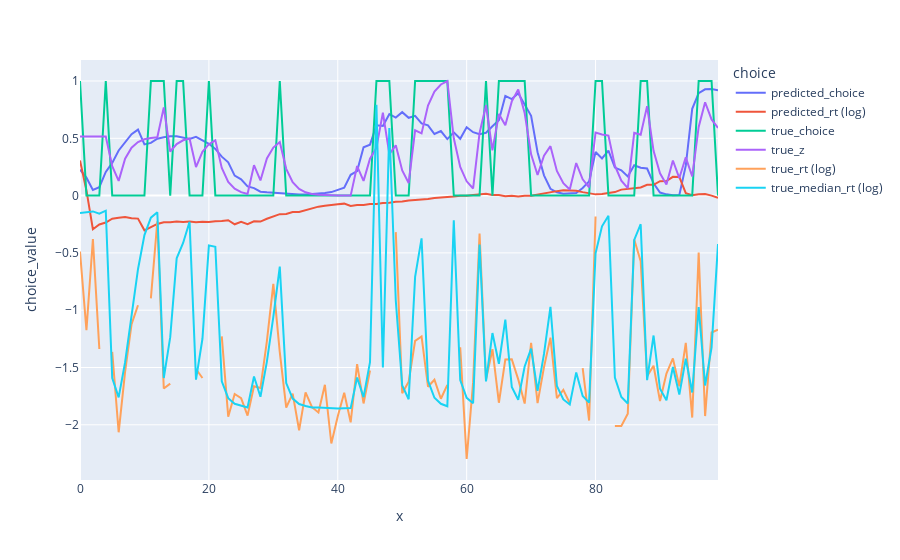

Here is the notebook cell this chart was saved with:
### Code cell
block_id = 0
choices = pd.DataFrame(out[block_id, :, :].cpu().numpy())
choices.columns = ["predicted_choice", "predicted_rt (log)"]
x = np.linspace(0, 99, 100)

choices["x"] = x
choices["true_choice"] = experiment.dataloaders["val"].dataset.x[block_id, :, 0].cpu().numpy()
true_z = -np.array([list(experiment.cog_data["score"][experiment.cog_data["block"] == len(experiment.dataloaders["train"].dataset) + block_id])[i][0] -  list(experiment.cog_data["score"][experiment.cog_data["block"] == len(experiment.dataloaders["train"].dataset) + block_id])[i][1] for i in range(100)])
true_z = (true_z - min(true_z))/(max(true_z) - min(true_z))
choices["true_z"] = true_z
choices["true_rt (log)"] = np.log(experiment.dataloaders["val"].dataset.x[block_id, :, 1].cpu().numpy())
true_median_rt = experiment.cog_data["median_RTs"][experiment.cog_data["block"] == len(experiment.dataloaders["train"].dataset) + block_id]
choices["true_median_rt (log)"] = np.array(np.log(true_median_rt))

choices = choices.melt(id_vars = "x", var_name = "choice", value_name = "choice_value")
px.line(choices, x = "x", y = "choice_value", color = "choice")

### Figure 1 — Plotly figure (JSON) as saved in the notebook; plotly's stock layout.template omitted (floating-point values rounded to 4 significant figures)
{"data": [{"hovertemplate": "choice=predicted_choice<br>x=%{x}<br>choice_value=%{y}<extra></extra>", "legendgroup": "predicted_choice", "line": {"color": "#636efa", "dash": "solid"}, "marker": {"symbol": "circle"}, "mode": "lines", "name": "predicted_choice", "orientation": "v", "showlegend": true, "type": "scatter", "x": [0, 1, 2, 3, 4, 5, 6, 7, 8, 9, 10, 11, 12, 13, 14, 15, 16, 17, 18, 19, 20, 21, 22, 23, 24, 25, 26, 27, 28, 29, 30, 31, 32, 33, 34, 35, 36, 37, 38, 39, 40, 41, 42, 43, 44, 45, 46, 47, 48, 49, 50, 51, 52, 53, 54, 55, 56, 57, 58, 59, 60, 61, 62, 63, 64, 65, 66, 67, 68, 69, 70, 71, 72, 73, 74, 75, 76, 77, 78, 79, 80, 81, 82, 83, 84, 85, 86, 87, 88, 89, 90, 91, 92, 93, 94, 95, 96, 97, 98, 99], "xaxis": "x", "y": [0.2255, 0.1565, 0.04998, 0.07331, 0.2069, 0.2857, 0.394, 0.4649, 0.536, 0.5762, 0.4463, 0.4597, 0.496, 0.5092, 0.517, 0.5175, 0.5033, 0.4935, 0.5123, 0.4829, 0.4519, 0.4069, 0.3399, 0.2899, 0.1741, 0.1422, 0.08051, 0.06497, 0.03442, 0.02843, 0.02379, 0.02038, 0.01293, 0.01215, 0.01013, 0.01067, 0.01305, 0.01534, 0.02367, 0.03053, 0.05061, 0.06841, 0.1819, 0.2141, 0.4219, 0.4448, 0.6132, 0.608, 0.7105, 0.6804, 0.7284, 0.6788, 0.6965, 0.6301, 0.6136, 0.5374, 0.5634, 0.4932, 0.552, 0.4956, 0.5968, 0.5534, 0.5366, 0.5483, 0.605, 0.6568, 0.8694, 0.8427, 0.8927, 0.7877, 0.6964, 0.3789, 0.1766, 0.05972, 0.02915, 0.01613, 0.01707, 0.02279, 0.06585, 0.1243, 0.381, 0.3241, 0.393, 0.2448, 0.2214, 0.1675, 0.2643, 0.2431, 0.2362, 0.1068, 0.0265, 0.01098, 0.00232, 0.005395, 0.2608, 0.7577, 0.8943, 0.9279, 0.93, 0.9201], "yaxis": "y"}, {"hovertemplate": "choice=predicted_rt (log)<br>x=%{x}<br>choice_value=%{y}<extra></extra>", "legendgroup": "predicted_rt (log)", "line": {"color": "#EF553B", "dash": "solid"}, "marker": {"symbol": "circle"}, "mode": "lines", "name": "predicted_rt (log)", "orientation": "v", "showlegend": true, "type": "scatter", "x": [0, 1, 2, 3, 4, 5, 6, 7, 8, 9, 10, 11, 12, 13, 14, 15, 16, 17, 18, 19, 20, 21, 22, 23, 24, 25, 26, 27, 28, 29, 30, 31, 32, 33, 34, 35, 36, 37, 38, 39, 40, 41, 42, 43, 44, 45, 46, 47, 48, 49, 50, 51, 52, 53, 54, 55, 56, 57, 58, 59, 60, 61, 62, 63, 64, 65, 66, 67, 68, 69, 70, 71, 72, 73, 74, 75, 76, 77, 78, 79, 80, 81, 82, 83, 84, 85, 86, 87, 88, 89, 90, 91, 92, 93, 94, 95, 96, 97, 98, 99], "xaxis": "x", "y": [0.3063, 0.04508, -0.2934, -0.2519, -0.2351, -0.202, -0.1936, -0.1875, -0.1968, -0.2007, -0.303, -0.2723, -0.2472, -0.2318, -0.2329, -0.2261, -0.23, -0.2256, -0.2331, -0.2277, -0.2305, -0.2237, -0.2224, -0.2146, -0.2502, -0.2294, -0.2503, -0.2248, -0.2267, -0.2022, -0.182, -0.1617, -0.1611, -0.1428, -0.1431, -0.1268, -0.1077, -0.09635, -0.0878, -0.07968, -0.07579, -0.07014, -0.09048, -0.08192, -0.08146, -0.07306, -0.07276, -0.06427, -0.06281, -0.05411, -0.05194, -0.04304, -0.04016, -0.0312, -0.0299, -0.02102, -0.01761, -0.009196, -0.008675, -0.0006579, -0.001455, 0.006211, 0.01454, 0.01688, 0.005247, 0.005553, -0.005671, -0.001611, -0.008462, -0.0004636, -0.0006468, 0.01048, 0.01694, 0.02797, 0.03896, 0.04666, 0.04596, 0.0431, 0.0302, 0.0202, 0.0107, 0.01298, 0.02163, 0.03075, 0.05217, 0.05847, 0.06915, 0.07077, 0.09397, 0.0938, 0.1254, 0.1277, 0.164, 0.1628, 0.02074, 0.002962, 0.0125, 0.01442, -0.0002667, -0.01914], "yaxis": "y"}, {"hovertemplate": "choice=true_choice<br>x=%{x}<br>choice_value=%{y}<extra></extra>", "legendgroup": "true_choice", "line": {"color": "#00cc96", "dash": "solid"}, "marker": {"symbol": "circle"}, "mode": "lines", "name": "true_choice", "orientation": "v", "showlegend": true, "type": "scatter", "x": [0, 1, 2, 3, 4, 5, 6, 7, 8, 9, 10, 11, 12, 13, 14, 15, 16, 17, 18, 19, 20, 21, 22, 23, 24, 25, 26, 27, 28, 29, 30, 31, 32, 33, 34, 35, 36, 37, 38, 39, 40, 41, 42, 43, 44, 45, 46, 47, 48, 49, 50, 51, 52, 53, 54, 55, 56, 57, 58, 59, 60, 61, 62, 63, 64, 65, 66, 67, 68, 69, 70, 71, 72, 73, 74, 75, 76, 77, 78, 79, 80, 81, 82, 83, 84, 85, 86, 87, 88, 89, 90, 91, 92, 93, 94, 95, 96, 97, 98, 99], "xaxis": "x", "y": [1, 0, 0, 0, 1, 0, 0, 0, 0, 0, 0, 1, 1, 1, 0, 1, 1, 0, 0, 0, 1, 0, 0, 0, 0, 0, 0, 0, 0, 0, 0, 1, 0, 0, 0, 0, 0, 0, 0, 0, 0, 0, 0, 0, 0, 0, 1, 1, 1, 0, 0, 0, 1, 1, 1, 1, 1, 1, 0, 0, 0, 0, 0, 1, 0, 1, 1, 1, 1, 1, 0, 0, 0, 0, 0, 0, 0, 0, 0, 0, 1, 1, 0, 0, 0, 0, 0, 1, 1, 0, 0, 0, 0, 0, 0, 0, 1, 1, 1, 0], "yaxis": "y"}, {"hovertemplate": "choice=true_z<br>x=%{x}<br>choice_value=%{y}<extra></extra>", "legendgroup": "true_z", "line": {"color": "#ab63fa", "dash": "solid"}, "marker": {"symbol": "circle"}, "mode": "lines", "name": "true_z", "orientation": "v", "showlegend": true, "type": "scatter", "x": [0, 1, 2, 3, 4, 5, 6, 7, 8, 9, 10, 11, 12, 13, 14, 15, 16, 17, 18, 19, 20, 21, 22, 23, 24, 25, 26, 27, 28, 29, 30, 31, 32, 33, 34, 35, 36, 37, 38, 39, 40, 41, 42, 43, 44, 45, 46, 47, 48, 49, 50, 51, 52, 53, 54, 55, 56, 57, 58, 59, 60, 61, 62, 63, 64, 65, 66, 67, 68, 69, 70, 71, 72, 73, 74, 75, 76, 77, 78, 79, 80, 81, 82, 83, 84, 85, 86, 87, 88, 89, 90, 91, 92, 93, 94, 95, 96, 97, 98, 99], "xaxis": "x", "y": [0.5151, 0.5151, 0.5151, 0.5151, 0.5151, 0.2575, 0.1286, 0.3219, 0.4185, 0.4668, 0.491, 0.5031, 0.5091, 0.7698, 0.3848, 0.45, 0.4825, 0.4988, 0.2493, 0.3822, 0.4487, 0.4819, 0.2408, 0.1203, 0.06004, 0.02991, 0.01484, 0.265, 0.1324, 0.3238, 0.4194, 0.4673, 0.2335, 0.1167, 0.05821, 0.02899, 0.01438, 0.007077, 0.003424, 0.001598, 0.0006848, 0.0002283, 0, 0.2576, 0.1287, 0.3219, 0.4185, 0.7245, 0.3621, 0.4386, 0.2192, 0.1095, 0.57, 0.5426, 0.7865, 0.9085, 0.9695, 1, 0.4999, 0.2498, 0.1248, 0.06229, 0.5464, 0.7884, 0.3941, 0.7123, 0.6137, 0.8221, 0.9263, 0.7207, 0.3602, 0.18, 0.3476, 0.4314, 0.2156, 0.1077, 0.05372, 0.2844, 0.1421, 0.07094, 0.5507, 0.5329, 0.524, 0.2619, 0.1308, 0.0653, 0.5479, 0.5315, 0.781, 0.3904, 0.1951, 0.09743, 0.3063, 0.153, 0.3341, 0.1669, 0.5987, 0.8146, 0.6649, 0.59], "yaxis": "y"}, {"hovertemplate": "choice=true_rt (log)<br>x=%{x}<br>choice_value=%{y}<extra></extra>", "legendgroup": "true_rt (log)", "line": {"color": "#FFA15A", "dash": "solid"}, "marker": {"symbol": "circle"}, "mode": "lines", "name": "true_rt (log)", "orientation": "v", "showlegend": true, "type": "scatter", "x": [0, 1, 2, 3, 4, 5, 6, 7, 8, 9, 10, 11, 12, 13, 14, 15, 16, 17, 18, 19, 20, 21, 22, 23, 24, 25, 26, 27, 28, 29, 30, 31, 32, 33, 34, 35, 36, 37, 38, 39, 40, 41, 42, 43, 44, 45, 46, 47, 48, 49, 50, 51, 52, 53, 54, 55, 56, 57, 58, 59, 60, 61, 62, 63, 64, 65, 66, 67, 68, 69, 70, 71, 72, 73, 74, 75, 76, 77, 78, 79, 80, 81, 82, 83, 84, 85, 86, 87, 88, 89, 90, 91, 92, 93, 94, 95, 96, 97, 98, 99], "xaxis": "x", "y": [-0.4887, -1.174, -0.3802, -1.339, null, -1.363, -2.065, -1.536, -1.122, -0.9571, null, -0.8971, -0.2239, -1.684, -1.64, null, -0.6928, null, -1.513, -1.592, null, null, -1.229, -1.93, -1.731, -1.767, -1.92, -1.664, -1.679, -1.269, -0.7695, -1.367, -1.849, -1.728, -2.048, -1.717, -1.847, -1.893, -1.651, -2.163, -1.925, -1.721, -1.979, -1.471, -1.814, -1.526, null, -1.242, null, -0.319, -1.724, -1.624, -1.267, -1.229, -1.668, -1.607, -1.773, -1.651, null, -1.323, -2.298, -1.63, -0.33, -1.606, -1.34, -1.807, -1.429, -1.427, -1.603, -1.815, -1.286, -1.811, -1.497, -1.239, -1.768, -1.695, -1.811, null, -1.505, -1.963, -0.182, null, null, -2.011, -2.01, -1.904, -0.3832, -0.5729, -1.576, -1.485, -1.793, -1.553, -1.42, -1.664, -1.284, -1.937, -0.4961, -1.924, -1.195, -1.17], "yaxis": "y"}, {"hovertemplate": "choice=true_median_rt (log)<br>x=%{x}<br>choice_value=%{y}<extra></extra>", "legendgroup": "true_median_rt (log)", "line": {"color": "#19d3f3", "dash": "solid"}, "marker": {"symbol": "circle"}, "mode": "lines", "name": "true_median_rt (log)", "orientation": "v", "showlegend": true, "type": "scatter", "x": [0, 1, 2, 3, 4, 5, 6, 7, 8, 9, 10, 11, 12, 13, 14, 15, 16, 17, 18, 19, 20, 21, 22, 23, 24, 25, 26, 27, 28, 29, 30, 31, 32, 33, 34, 35, 36, 37, 38, 39, 40, 41, 42, 43, 44, 45, 46, 47, 48, 49, 50, 51, 52, 53, 54, 55, 56, 57, 58, 59, 60, 61, 62, 63, 64, 65, 66, 67, 68, 69, 70, 71, 72, 73, 74, 75, 76, 77, 78, 79, 80, 81, 82, 83, 84, 85, 86, 87, 88, 89, 90, 91, 92, 93, 94, 95, 96, 97, 98, 99], "xaxis": "x", "y": [-0.1517, -0.1462, -0.1379, -0.1582, -0.1319, -1.593, -1.761, -1.454, -1.065, -0.6423, -0.3444, -0.1924, -0.1451, -1.592, -1.235, -0.5473, -0.4135, -0.2282, -1.606, -1.249, -0.4342, -0.4461, -1.621, -1.768, -1.817, -1.835, -1.848, -1.578, -1.756, -1.448, -1.059, -0.6193, -1.636, -1.771, -1.818, -1.835, -1.849, -1.849, -1.854, -1.853, -1.858, -1.856, -1.855, -1.588, -1.759, -1.453, 0.7915, -1.5, 0.5892, -0.9157, -1.657, -1.777, -0.7099, -0.3736, -1.615, -1.764, -1.817, -1.838, -0.2146, -1.609, -1.765, -1.812, -0.428, -1.622, -1.199, -1.467, -1.083, -1.67, -1.782, -1.491, -1.335, -1.704, -1.381, -0.9703, -1.661, -1.779, -1.823, -1.543, -1.748, -1.807, -0.5025, -0.268, -0.1767, -1.588, -1.758, -1.813, -0.3865, -0.2493, -1.611, -1.221, -1.686, -1.786, -1.495, -1.736, -1.424, -1.718, -0.972, -1.657, -1.326, -0.423], "yaxis": "y"}], "layout": {"legend": {"title": {"text": "choice"}, "tracegroupgap": 0}, "margin": {"t": 60}, "xaxis": {"anchor": "y", "domain": [0, 1], "title": {"text": "x"}}, "yaxis": {"anchor": "x", "domain": [0, 1], "title": {"text": "choice_value"}}}}
